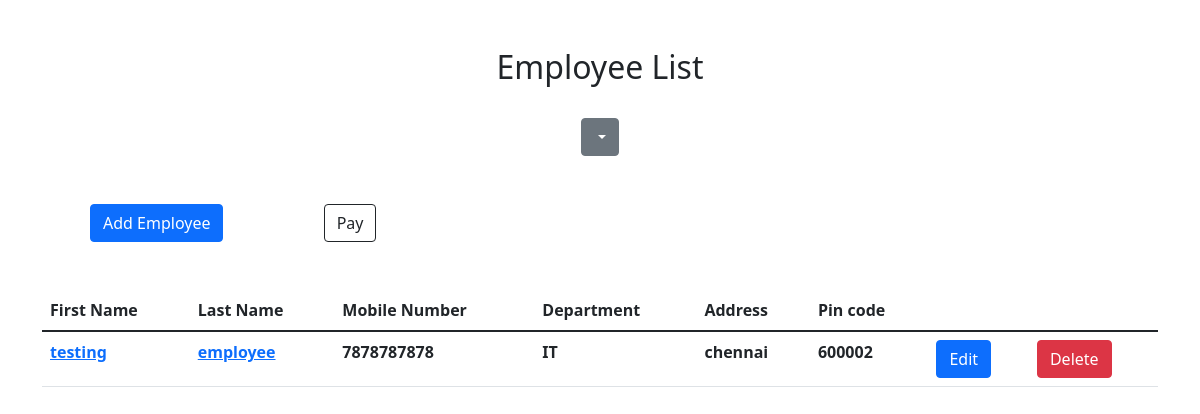
The page / (signed in) on the database as committed earlier.
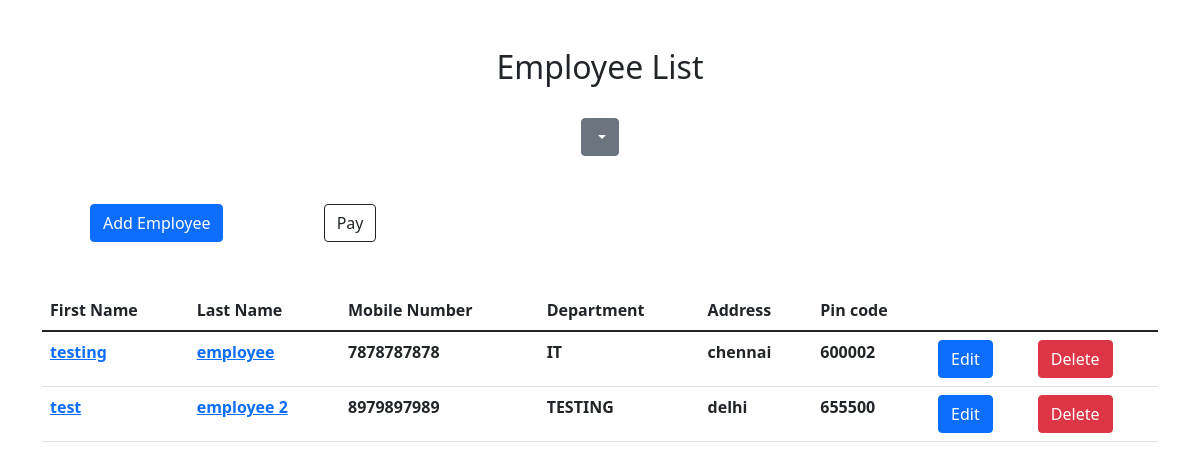
The same page on the database as committed later.
### core/models.py (models this page shows, shortened)
class Employee(models.Model):
    first_name = models.CharField(max_length=200)
    last_name = models.CharField(max_length=200)
    mobile_no = models.PositiveIntegerField()
    department = models.CharField(max_length=200, choices=DEPT_CHOICES, default="IT")
    address = models.CharField(max_length=200)
    pincode = models.PositiveIntegerField()
    def get_absolute_url(self):
        return reverse('edit_employee', args=[self.id])

### core/views.py (the view)
# urls.py: path('', views.home, name='home'),
@login_required(login_url='/login')
def home(request):
    employees = Employee.objects.all()
    context = {'employees': employees}
    return render(request, 'core/home.html', context)

### templates/core/home.html (shortened to what this page needs)
{% extends 'core/base.html' %}
{% block content %}
  <div class="container mt-5">
      <div style="text-align: center;"><h2>Employee List</h2></div><br>
        <div style="text-align: center;"><div class="dropdown">
              <button class="btn btn-secondary dropdown-toggle" type="button" id="dropdownMenuButton1" data-bs-toggle="dropdown" aria-expanded="false">
              </button>
          </div>
        </div>
      <a class="btn btn-primary m-5" href="{% url 'add_employee' %}" role="button">Add Employee</a>
      <a class="btn btn-outline-dark m-5" href="{% url 'payment' %}" role="button">Pay</a>
        {% if employees.count <= 0 %}
        <div style="text-align: center;"><h4>No records found</h4></div>
        {% else %}
        <table class="table">
              <thead>
                <tr>
                  <th scope="col">First Name</th>
                  <th scope="col">Last Name</th>
                  <th scope="col">Mobile Number</th>
                    <th scope="col">Department</th>
                  <th scope="col">Address</th>
                  <th scope="col">Pin code</th>
                </tr>
              </thead>
              <tbody>
                {% for employee in employees %}
                <tr>
                  <th><a href="{{ employee.get_absolute_url }}">{{ employee.first_name }}</a></th>
                  <th><a href="{{ employee.get_absolute_url }}">{{ employee.last_name }}</a></th>
                  <th>{{ employee.mobile_no }}</th>
                  <th>{{ employee.department }}</th>
                    <th>{{ employee.address }}</th>
                    <th>{{ employee.pincode }}</th>
                    <th><a class="btn btn-primary" href="{% url 'edit_employee' employee.id %}" role="button">Edit</a></th>
                    <form method="post" action="{% url 'delete_employee' employee.id %}">
                        <th><button class="btn btn-danger" type="submit" >Delete</button></th>
                    </form>
                </tr>
                {% endfor %}
              </tbody>
        </table>
        {% endif %}
  </div>
{% endblock %}

Rows that differ between the two databases and show on the page:
added Employee: first_name "test", last_name "employee 2", mobile_no "8979897989", department "TESTING", address "delhi", pincode "655500"
